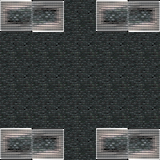

The image is a tile-based game level rendered from a .tmx file. Its description and complete source (layers, tilesets, objects, tile grids) follow:
An orthogonal 5x5 tile map with 32x32 px tiles, 1 tile layer (Tile Layer 1).

<map version="1.5" tiledversion="1.6.0" orientation="orthogonal" renderorder="right-down" width="5" height="5" tilewidth="32" tileheight="32" infinite="0" nextlayerid="2" nextobjectid="1">
 <editorsettings>
  <export target="../JSONRooms/NeonTileRoom.json" format="json" />
 </editorsettings>
 <tileset firstgid="1" name="NeonTiles" tilewidth="32" tileheight="32" spacing="1" margin="1" tilecount="4" columns="2">
  <image source="../../tiles.png" width="67" height="67" />
  <tile id="0">
   <properties>
    <property name="collides" type="bool" value="true" />
   </properties>
  </tile>
  <tile id="1">
   <properties>
    <property name="collides" type="bool" value="false" />
   </properties>
  </tile>
  <tile id="2">
   <properties>
    <property name="collides" type="bool" value="true" />
   </properties>
  </tile>
  <tile id="3">
   <properties>
    <property name="collides" type="bool" value="true" />
   </properties>
  </tile>
 </tileset>
 <layer id="1" name="Tile Layer 1" width="5" height="5">
  <data encoding="csv">
3221225476,4,2,3221225476,4,
2,2,2,2,2,
2,2,2,2,2,
2,2,2,2,2,
3221225476,4,2,3221225476,4
</data>
 </layer>
</map>
